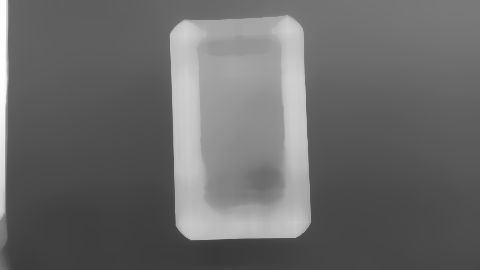
#> input picture dev/approaches/tmp/bg_frame_focused.png, 480 x 270 px, given in place of gt27_0.png, which was not available
$ python x7.py
#> lines starting #> are read from the running program, lines starting #| are printed output that depends on the picture
import cv2,numpy as np,time
def binmask(g):
    H,W=g.shape; sm=cv2.resize(g,(W//4,H//4),interpolation=cv2.INTER_AREA)
    _,b=cv2.threshold(cv2.GaussianBlur(sm,(0,0),2),0,255,cv2.THRESH_BINARY+cv2.THRESH_OTSU)
    nl,lab,st,_=cv2.connectedComponentsWithStats(b); i=1+np.argmax(st[1:,4])
    cs,_=cv2.findContours((lab==i).astype(np.uint8),0,2); hull=cv2.convexHull(max(cs,key=cv2.contourArea))
    m=np.zeros_like(sm); cv2.drawContours(m,[hull],-1,255,-1)
    return m
for n in ['gt27_0','frame_focused','white']:
    f=cv2.imread(n+'.png'); g=cv2.cvtColor(f,cv2.COLOR_BGR2GRAY)
#> further down, f is the input picture: shape (270, 480, 3); min 57, max 255, mean 105.8
    H,W=g.shape; h=cv2.resize(g,(W//2,H//2),interpolation=cv2.INTER_AREA)
#> after `H, W = g.shape`: H = 270; W = 480
    k=cv2.getStructuringElement(cv2.MORPH_ELLIPSE,(21,21))
    hb=cv2.GaussianBlur(h,(0,0),0.8)
    bh=cv2.subtract(cv2.morphologyEx(hb,cv2.MORPH_CLOSE,k),hb)
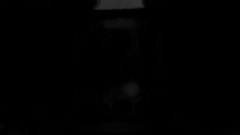
#> bh: shape (135, 240); min 0, max 51, mean 1.1
    th=cv2.subtract(hb,cv2.morphologyEx(hb,cv2.MORPH_OPEN,k))
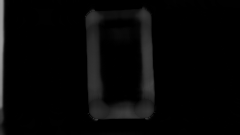
#> th: shape (135, 240); min 0, max 159, mean 6.6
    cv2.imwrite('approaches/tmp/bh_%s.png'%n,cv2.convertScaleAbs(bh,alpha=2)[25:500,320:680])
    cv2.imwrite('approaches/tmp/th_%s.png'%n,cv2.convertScaleAbs(th,alpha=2)[25:500,320:680])
#> pass 2 of the loop `for n in ['gt27_0','frame_focused','white']:`:
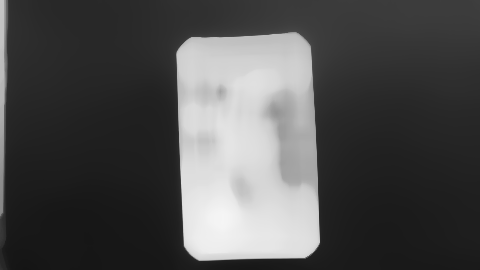
#> input picture dev/approaches/tmp/bg_gt27_0.png, 480 x 270 px, given in place of frame_focused.png, which was not available
#> f is the input picture: shape (270, 480, 3); min 20, max 245, mean 78.6
#> `bh=cv2.subtract(cv2.morphologyEx(hb,cv2.MORPH_CLOSE,k),hb)`:
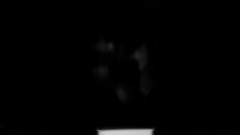
#> bh: shape (135, 240); min 0, max 207, mean 2.5
#> `th=cv2.subtract(hb,cv2.morphologyEx(hb,cv2.MORPH_OPEN,k))`:
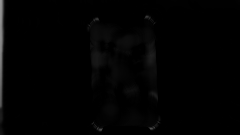
#> th: shape (135, 240); min 0, max 150, mean 2.4
